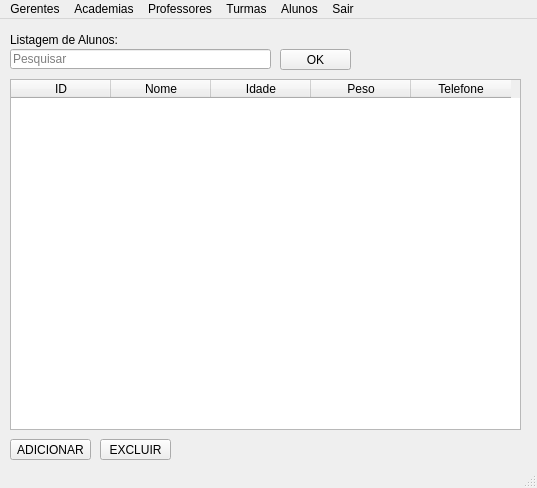
<?xml version="1.0" encoding="UTF-8"?>
<ui version="4.0">
 <class>MainWindow</class>
 <widget class="QMainWindow" name="MainWindow">
  <property name="geometry">
   <rect>
    <x>0</x>
    <y>0</y>
    <width>537</width>
    <height>488</height>
   </rect>
  </property>
  <property name="windowTitle">
   <string>MainWindow</string>
  </property>
  <widget class="QWidget" name="centralwidget">
   <widget class="QTableWidget" name="tableWidget">
    <property name="geometry">
     <rect>
      <x>10</x>
      <y>60</y>
      <width>511</width>
      <height>351</height>
     </rect>
    </property>
    <column>
     <property name="text">
      <string>ID</string>
     </property>
    </column>
    <column>
     <property name="text">
      <string>Nome</string>
     </property>
    </column>
    <column>
     <property name="text">
      <string>Idade</string>
     </property>
    </column>
    <column>
     <property name="text">
      <string>Peso</string>
     </property>
    </column>
    <column>
     <property name="text">
      <string>Telefone</string>
     </property>
    </column>
   </widget>
   <widget class="QLabel" name="label">
    <property name="geometry">
     <rect>
      <x>10</x>
      <y>10</y>
      <width>131</width>
      <height>21</height>
     </rect>
    </property>
    <property name="text">
     <string>Listagem de Alunos:</string>
    </property>
   </widget>
   <widget class="QLineEdit" name="lineEdit">
    <property name="geometry">
     <rect>
      <x>10</x>
      <y>30</y>
      <width>261</width>
      <height>20</height>
     </rect>
    </property>
    <property name="placeholderText">
     <string>Pesquisar</string>
    </property>
   </widget>
   <widget class="QPushButton" name="pushButton">
    <property name="geometry">
     <rect>
      <x>280</x>
      <y>30</y>
      <width>71</width>
      <height>21</height>
     </rect>
    </property>
    <property name="text">
     <string>OK</string>
    </property>
   </widget>
   <widget class="QPushButton" name="pushButton_2">
    <property name="geometry">
     <rect>
      <x>10</x>
      <y>420</y>
      <width>81</width>
      <height>21</height>
     </rect>
    </property>
    <property name="text">
     <string>ADICIONAR</string>
    </property>
   </widget>
   <widget class="QPushButton" name="pushButton_3">
    <property name="geometry">
     <rect>
      <x>100</x>
      <y>420</y>
      <width>71</width>
      <height>21</height>
     </rect>
    </property>
    <property name="text">
     <string>EXCLUIR</string>
    </property>
   </widget>
  </widget>
  <widget class="QMenuBar" name="menubar">
   <property name="geometry">
    <rect>
     <x>0</x>
     <y>0</y>
     <width>537</width>
     <height>21</height>
    </rect>
   </property>
   <widget class="QMenu" name="menuInicio">
    <property name="title">
     <string>Academias</string>
    </property>
    <addaction name="actionCadastrar"/>
    <addaction name="actionExcluir"/>
    <addaction name="actionListar"/>
   </widget>
   <widget class="QMenu" name="menuGerentes">
    <property name="title">
     <string>Gerentes</string>
    </property>
    <addaction name="actionCadastrar_2"/>
    <addaction name="actionExcluir_2"/>
    <addaction name="actionListar_2"/>
   </widget>
   <widget class="QMenu" name="menuProfessores">
    <property name="title">
     <string>Professores</string>
    </property>
    <addaction name="actionCadastrar_3"/>
    <addaction name="actionExluir"/>
    <addaction name="actionListar_3"/>
   </widget>
   <widget class="QMenu" name="menuTurmas">
    <property name="title">
     <string>Turmas</string>
    </property>
    <addaction name="actionCadastrar_4"/>
    <addaction name="actionExcluir_3"/>
    <addaction name="actionListar_4"/>
   </widget>
   <widget class="QMenu" name="menuAlunos">
    <property name="title">
     <string>Alunos</string>
    </property>
    <addaction name="actionCadastrar_5"/>
    <addaction name="actionExcluir_4"/>
    <addaction name="actionListar_5"/>
   </widget>
   <widget class="QMenu" name="menuSair">
    <property name="title">
     <string>Sair</string>
    </property>
    <addaction name="actionVoltar_ao_Login"/>
   </widget>
   <addaction name="menuGerentes"/>
   <addaction name="menuInicio"/>
   <addaction name="menuProfessores"/>
   <addaction name="menuTurmas"/>
   <addaction name="menuAlunos"/>
   <addaction name="menuSair"/>
  </widget>
  <widget class="QStatusBar" name="statusbar"/>
  <action name="actionCadastrar">
   <property name="text">
    <string>Cadastrar</string>
   </property>
  </action>
  <action name="actionExcluir">
   <property name="text">
    <string>Excluir</string>
   </property>
  </action>
  <action name="actionListar">
   <property name="text">
    <string>Listar</string>
   </property>
  </action>
  <action name="actionCadastrar_2">
   <property name="text">
    <string>Cadastrar</string>
   </property>
  </action>
  <action name="actionExcluir_2">
   <property name="text">
    <string>Excluir</string>
   </property>
  </action>
  <action name="actionListar_2">
   <property name="text">
    <string>Listar</string>
   </property>
  </action>
  <action name="actionCadastrar_3">
   <property name="text">
    <string>Cadastrar</string>
   </property>
  </action>
  <action name="actionExluir">
   <property name="text">
    <string>Exluir</string>
   </property>
  </action>
  <action name="actionListar_3">
   <property name="text">
    <string>Listar</string>
   </property>
  </action>
  <action name="actionCadastrar_4">
   <property name="text">
    <string>Cadastrar</string>
   </property>
  </action>
  <action name="actionExcluir_3">
   <property name="text">
    <string>Excluir</string>
   </property>
  </action>
  <action name="actionListar_4">
   <property name="text">
    <string>Listar</string>
   </property>
  </action>
  <action name="actionCadastrar_5">
   <property name="text">
    <string>Cadastrar</string>
   </property>
  </action>
  <action name="actionExcluir_4">
   <property name="text">
    <string>Excluir</string>
   </property>
  </action>
  <action name="actionListar_5">
   <property name="text">
    <string>Listar</string>
   </property>
  </action>
  <action name="actionVoltar_ao_Login">
   <property name="text">
    <string>Voltar ao Login</string>
   </property>
  </action>
 </widget>
 <resources/>
 <connections/>
</ui>
